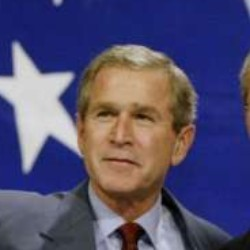
#> input picture images/George_W_Bush_0001.jpg, 250 x 250 px; its folder holds only this picture in this run
$ python face_detection.py
#> lines starting #> are read from the running program, lines starting #| are printed output that depends on the picture
# Face Detection Program
# Author: Mba Uchenna

# Importing dependencies
import os
import numpy as np
import matplotlib.pyplot as plt
import cv2 as cv

# Directory path containing the images
total_pixels = 250*250


def training_images(directory):
#> called with directory = 'images/'
    images = []
    for filename in os.listdir(directory):
        if filename.endswith(".jpg") or filename.endswith(".png"):
            image_path = os.path.join(directory, filename)
            image = cv.cvtColor(cv.imread(image_path), cv.COLOR_RGB2GRAY)
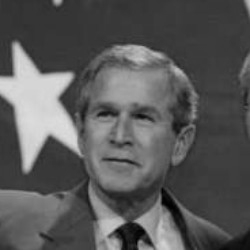
#> image: shape (250, 250); min 0, max 222, mean 88.6
            image = image.reshape(total_pixels, )

            if image is not None:
                images.append(image)
            images.append(image)
    return images


def training(training_data):
    faces = np.asarray(training_data)
    faces = faces.transpose()

    # NORMALIZING THE FACE VECTORS
    avg_faces = faces.mean(axis=1)
    avg_faces = avg_faces.reshape(faces.shape[0], 1)
    normalized_face = faces - avg_faces

    # Covariance Matrix & Eigen Values and Vectors
    covariance_m = np.cov(np.transpose(normalized_face))
    eig_values, eig_vectors = np.linalg.eig(covariance_m)

    # Sort the array
    eig_vectors = np.sort(eig_vectors)

    # k = amount of faces to be detected
    k = 20
    k_eigen_vectors = eig_vectors[0:k, :]

    # converting lower eig vectors to original dimensions
    eigen_faces = k_eigen_vectors.dot(normalized_face.T)
    weights = (normalized_face.T).dot(eigen_faces.T)

    return avg_faces, eigen_faces, weights


def testing(test_img, avg_faces, eigen_faces, training_weights,):
    test_img = cv.cvtColor(test_img, cv.COLOR_RGB2GRAY)
    test_img = test_img.reshape(total_pixels, 1)

    test_normalized_face_vector = test_img - avg_faces

    test_weight = (test_normalized_face_vector.T).dot(eigen_faces.T)

    index = np.argmin(np.linalg.norm(test_weight - training_weights, axis=1))

    return index


dir = "images/"
data = training_images(dir)
#> data = 2 items

test_image = cv.imread('test_data/jack.jpg')
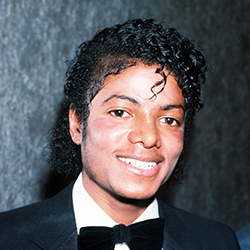
#> input picture jack.jpg, 250 x 250 px, found by its file name
#> test_image is the input picture: shape (250, 250, 3); mean B, G, R 91.8, 87.6, 89.2
average_faces, eigen_f, t_weights = training(data)
#> in training, `faces = faces.transpose()`: faces = 62500 pairs, first value 0 to 222, second value 0 to 222
#> in training, `normalized_face = faces - avg_faces`: normalized_face = 62500 pairs, first value 0 to 0, second value 0 to 0
#> in training, `covariance_m = np.cov(np.transpose(normalized_face))`: covariance_m = [[0, 0], [0, 0]]
#> in training, `eig_values, eig_vectors = np.linalg.eig(covariance_m)`: eig_values = [0, 0]; eig_vectors = [[1, 0], [0, 1]]
#> in training, `eig_vectors = np.sort(eig_vectors)`: eig_vectors = [[0, 1], [0, 1]]
#> in training, `weights = (normalized_face.T).dot(eigen_faces.T)`: weights = [[0, 0], [0, 0]]
#> t_weights = [[0, 0], [0, 0]]

print(testing(test_image, average_faces, eigen_f, t_weights))
#> in testing, `test_img = cv.cvtColor(test_img, cv.COLOR_RGB2GRAY)`:
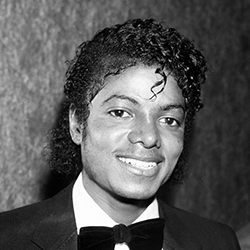
#> test_img: shape (250, 250); min 0, max 255, mean 89
#> in testing, `test_weight = (test_normalized_face_vector.T).dot(eigen_faces.T)`: test_weight = [[0, 0]]
#> in testing, `index = np.argmin(np.linalg.norm(test_weight - training_weights, axis=..`: index = 0
#| 0


# Display the image using plt
# plt.imshow(test_img)
# plt.show()
